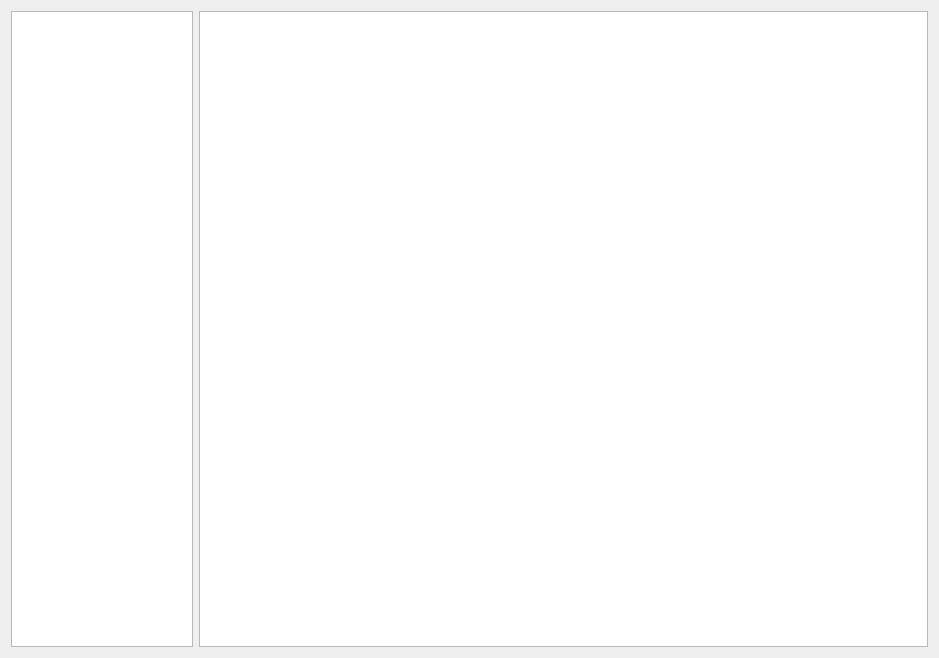
<?xml version="1.0" encoding="UTF-8"?>
<ui version="4.0">
 <class>algosettingdlg</class>
 <widget class="QDialog" name="algosettingdlg">
  <property name="windowModality">
   <enum>Qt::WindowModal</enum>
  </property>
  <property name="enabled">
   <bool>true</bool>
  </property>
  <property name="geometry">
   <rect>
    <x>0</x>
    <y>0</y>
    <width>939</width>
    <height>658</height>
   </rect>
  </property>
  <layout class="QHBoxLayout" name="horizontalLayout" stretch="1,4">
   <item>
    <widget class="QMyTreeWidget" name="treewidget"/>
   </item>
   <item>
    <widget class="MyGraphicsView" name="gV_ShowImg"/>
   </item>
  </layout>
 </widget>
 <customwidgets>
  <customwidget>
   <class>MyGraphicsView</class>
   <extends>QGraphicsView</extends>
   <header>mygraphicsview.h</header>
  </customwidget>
  <customwidget>
   <class>QMyTreeWidget</class>
   <extends>QTreeView</extends>
   <header>qmytreewidget.h</header>
  </customwidget>
 </customwidgets>
 <resources/>
 <connections/>
</ui>
